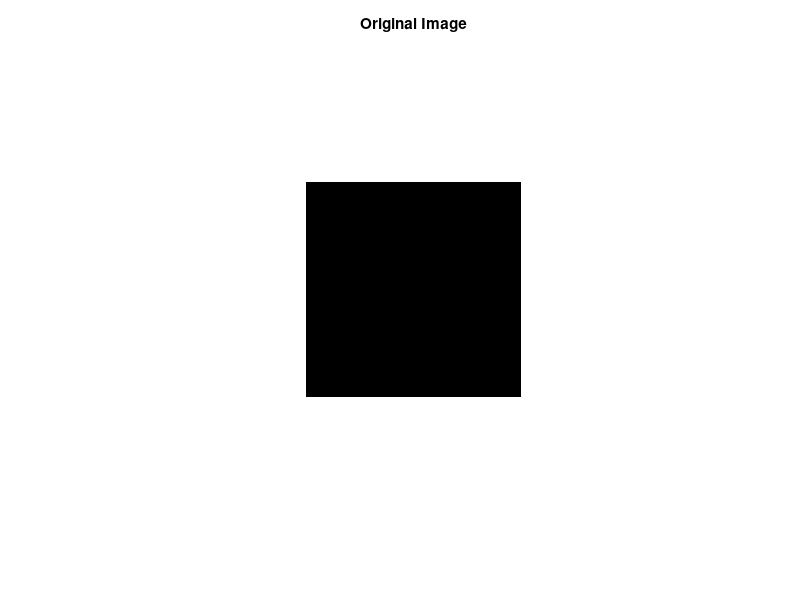
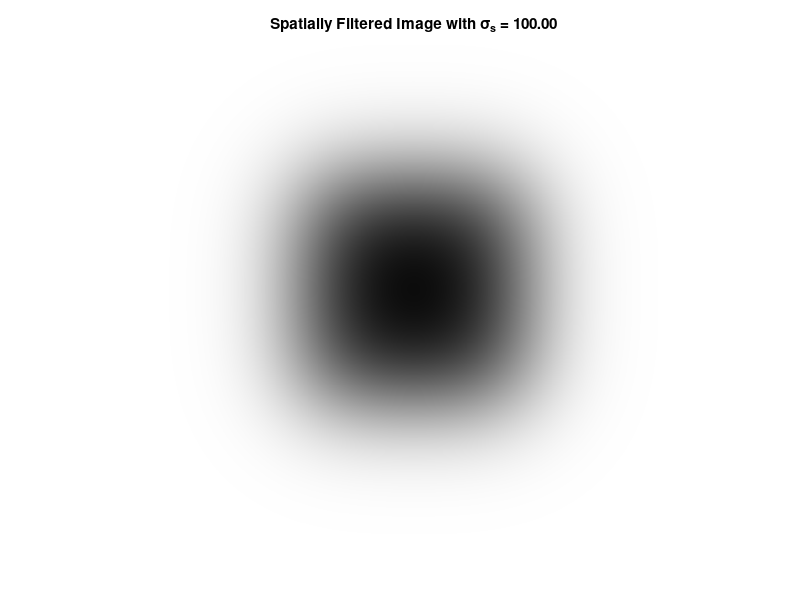

The MATLAB script that drew these images, in order: (Note: this script raises an error after producing the figures.)
img = ones(1024, 1024, 3);
width = 450;
height = 450;
centerX = size(img, 2) / 2;
centerY = size(img, 1) / 2;
left = round(centerX - width / 2);
right = round(centerX + width / 2);
top = round(centerY - height / 2);
bottom = round(centerY + height / 2);
img(top:bottom, left:right, :) = 0;
figure;
% img = im2gray(img);
imshow(img);
imwrite(img, "original-img.png");
title("Original Image")

% Define the standard deviation of the Gaussian filter in the spatial domain
sigma_spatial = 100;
% Define the size of the filter
filter_size = [1024, 1024];
% Compute the standard deviation of the Gaussian filter in the frequency domain
sigma_freq = 1 / (2 * sigma_spatial * pi);
% Perform spatial domain Gaussian filtering using imgaussfilt
img_spatial_filtered = imgaussfilt(img, sigma_spatial);
figure;
imshow(img_spatial_filtered);
imwrite(img_spatial_filtered, "spatial_filtered_image.png");
title(sprintf('Spatially Filtered Image with σ_s = %0.2f', sigma_spatial));


% frequency domain Gaussian filtering using point-wise multiplication

tmp_img = img;

figure;



for k = 1:3
    tmp_img(:, : , k) = applygaussianfilter(tmp_img(:,:,k), sigma_spatial, top, bottom, left, right);
end


imshow(img_spatial_filtered)
imwrite(img_spatial_filtered, "frequency_domain_gaussian_filtered_image.png");
% figure;
% imshow(tmp_img);
% title(sprintf("test "));

function c = applygaussianfilter(channel, sigma_spatial, top, bottom, left, right)

gaussian_filter = exp(-((channel(top:bottom, left:right) .^2 ) / ( 2 * sigma_spatial * sigma_spatial))) ;
size(gaussian_filter)
%     gaussian_filter = gaussian_filter / sum(gaussian_filter);
%     gaussian_filter = reshape(gaussian_filter, [ ]);
new_filter = ones(size(channel));
new_filter(top:bottom, left:right) = gaussian_filter;
%     gaussian_filter = padarray(gaussian_filter, [287 287], 1);

size(gaussian_filter)
c = channel .* new_filter;
end


